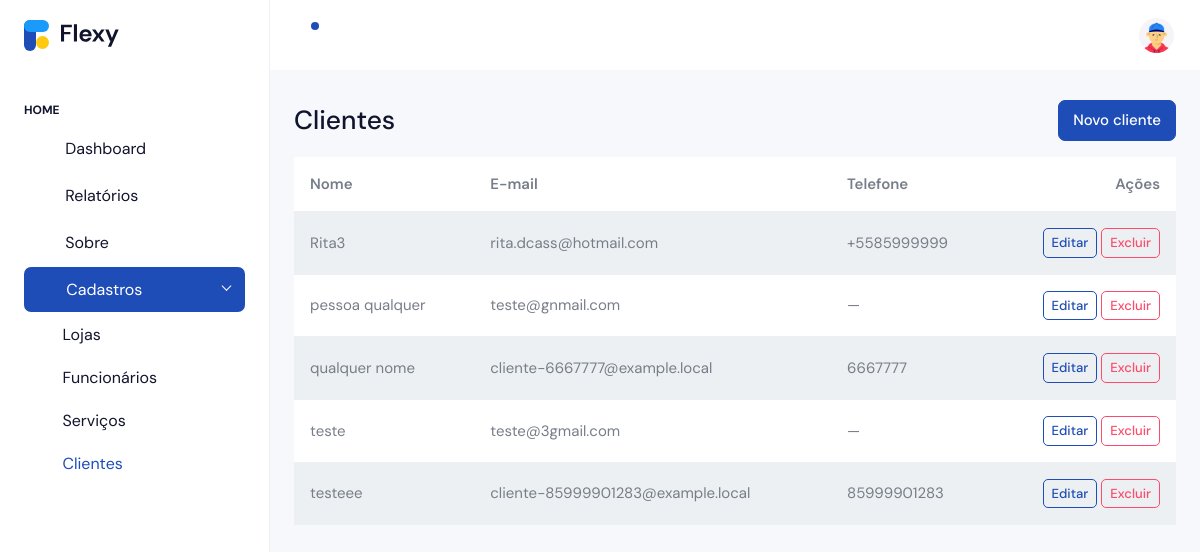
The app's page /cadastro/clientes/ (signed in), older data.
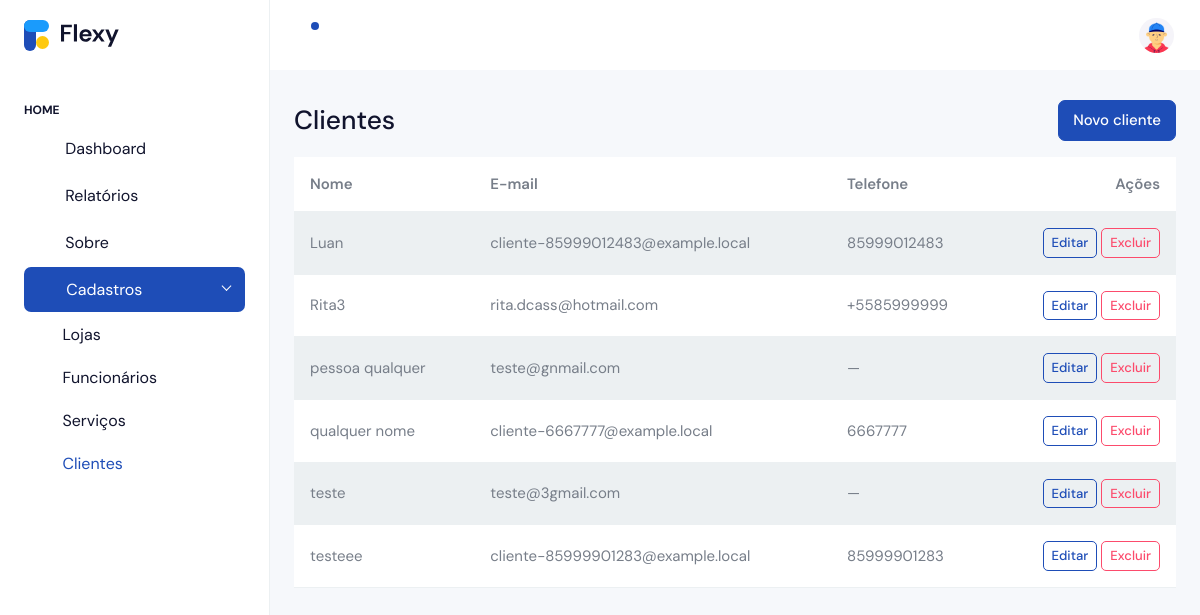
The same page, newer data.
### apps/cadastro/models.py (models this page shows, shortened)
class Cliente(models.Model):
    owner = models.ForeignKey(
        User,
        on_delete=models.CASCADE,
        related_name='clientes',
        limit_choices_to={'is_owner': True}
    )
    user = models.ForeignKey(
        User,
        on_delete=models.CASCADE,
        related_name='cliente_de',
        limit_choices_to={'is_client': True}
    )
    criado_em = models.DateTimeField(auto_now_add=True)
    class Meta:
        unique_together = (('owner', 'user'),)
        ordering = ('user__full_name',)

### apps/accounts/models.py (models this page shows, shortened)
class User(AbstractUser):
    nome = models.CharField(max_length=120, blank=True, null=True)
    sobrenome = models.CharField(max_length=120, blank=True, null=True)
    grupo = models.SlugField(max_length=150, blank=True)  # << slug único para subdomínio
    email = models.EmailField(unique=True)
    is_owner = models.BooleanField(default=False)
    is_client = models.BooleanField(default=False)
    phone_regex = RegexValidator(r"^\+?\d{10,15}$", "Informe telefone no formato internacional, ex.: +5585...")
    phone = models.CharField(max_length=17, blank=True, null=True, validators=[phone_regex])
    full_name = models.CharField(max_length=120, blank=True, null=True)
    USERNAME_FIELD = "email"
    REQUIRED_FIELDS = []
    objects = UserManager()

### apps/cadastro/views.py (the view, shortened to what this page needs)
# urls.py: path('clientes/', views.clientes, name='clientes'),
@login_required
@subscription_required
def clientes(request):
    if not getattr(request.user, 'is_owner', False):
        return redirect('accounts:owner_login')
    target = request.headers.get('HX-Target')
    form = ClienteForm()
    qs = Cliente.objects.filter(owner=request.user).select_related('user').order_by('user__full_name')
    if request.headers.get('HX-Request') and target != 'content':
        return render(request, 'cadastro/partials/clientes.html', {'clientes': qs})
    return render(request, 'cadastro/clientes.html', {'form': form, 'clientes': qs})

### apps/accounts/models.py (called while the page is built)
    def is_active(self) -> bool:
        return timezone.now() <= self.end_date

### apps/cadastro/templates/cadastro/clientes.html (shortened to what this page needs)
{% extends 'accounts/index.html' %}
{% block content %}
<div class="d-flex justify-content-between align-items-center mb-3">
  <h3 class="m-0">Clientes</h3>
  <button class="btn btn-primary" data-bs-toggle="modal" data-bs-target="#modalCliente">
    Novo cliente
  </button>
</div>
<div class="table-responsive">
  <table class="table table-striped align-middle">
    <thead>
      <tr><th>Nome</th><th>E-mail</th><th>Telefone</th><th class="text-end">Ações</th></tr>
    </thead>
    {% include 'cadastro/partials/clientes.html' %}
  </table>
</div>
{% endblock %}

### apps/cadastro/templates/cadastro/partials/clientes.html
<tbody id="clientes-tbody">
  {% for c in clientes %}
  <tr>
    <td>{{ c.user.full_name|default:c.user.email }}</td>
    <td>{{ c.user.email }}</td>
    <td>{{ c.user.phone|default:"—" }}</td>
    <td class="text-end">
      <button class="btn btn-sm btn-outline-primary"
              hx-get="{% url 'cadastro:cliente_edit' c.pk %}"
              hx-target="#modalClienteOps .modal-content"
              hx-swap="innerHTML"
              hx-on="htmx:afterOnLoad: (function(){ const m=document.getElementById('modalClienteOps'); if(m){ bootstrap.Modal.getOrCreateInstance(m).show(); } })()">
        Editar
      </button>
      <button class="btn btn-sm btn-outline-danger"
              hx-get="{% url 'cadastro:cliente_delete' c.pk %}"
              hx-target="#modalClienteOps .modal-content"
              hx-swap="innerHTML"
              hx-on="htmx:afterOnLoad: (function(){ const m=document.getElementById('modalClienteOps'); if(m){ bootstrap.Modal.getOrCreateInstance(m).show(); } })()">
        Excluir
      </button>
    </td>
  </tr>
  {% empty %}
  <tr><td colspan="4" class="text-muted">Nenhum cliente ainda.</td></tr>
  {% endfor %}
</tbody>

Row changes from the older to the newer data that the page shows:
added Cliente: user.full_name "Luan", user.email "cliente-85999012483@example.local", user.phone "85999012483"
